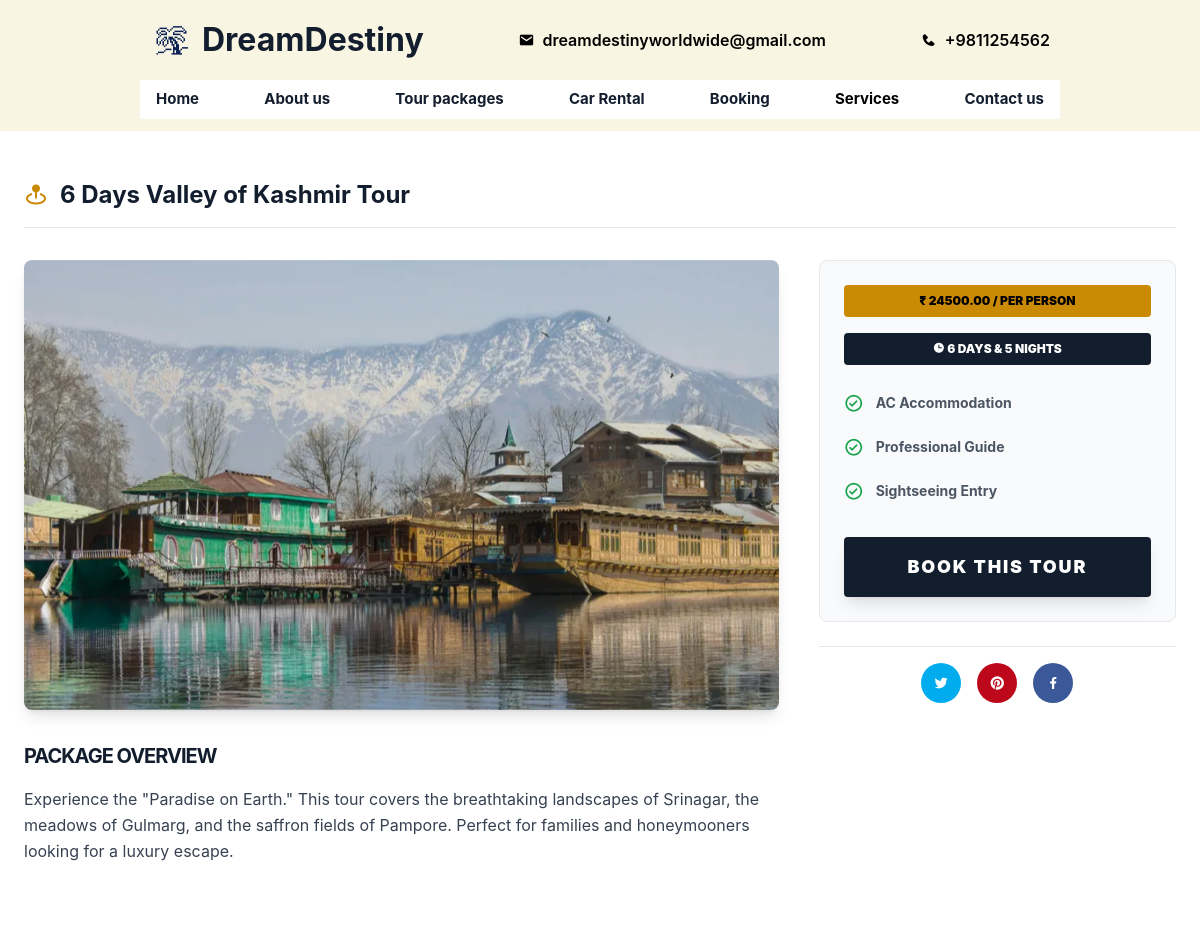
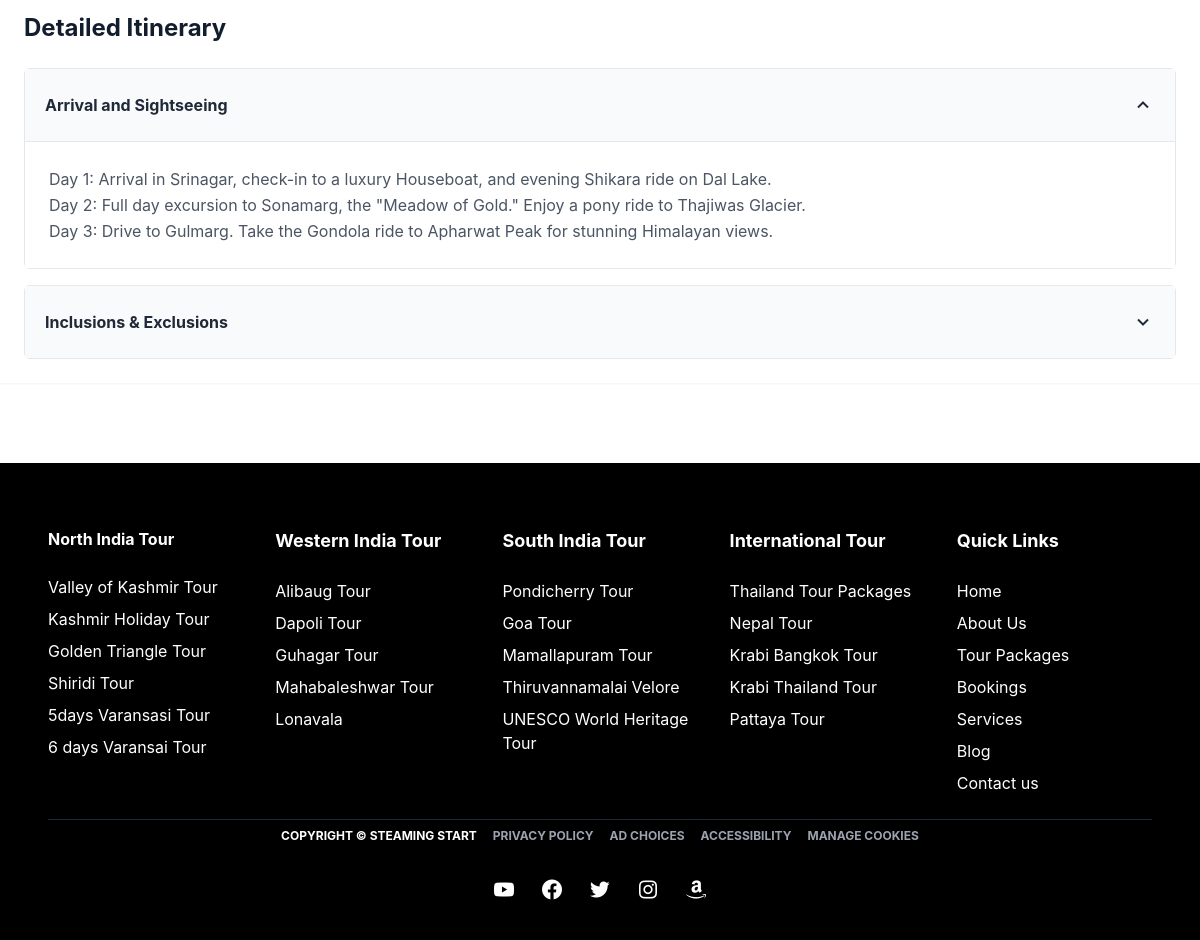
Screenshot of /tour/6-days-valley-of-kashmir-tour/ with the database file from the repository (2 pictures, top to bottom).
### travel/models.py (models this page shows, shortened)
class TourPackage(models.Model):
    title = models.CharField(max_length=200, help_text="e.g., Kashmir Holiday Tour")
    slug = models.SlugField(unique=True, help_text="URL-friendly name (e.g., kashmir-holiday-tour)")
    image = models.ImageField(upload_to='tours/')
    duration_days = models.IntegerField(help_text="Number of days")
    duration_nights = models.IntegerField(help_text="Number of nights")
    price = models.DecimalField(max_digits=10, decimal_places=2)
    overview = models.TextField()
    itinerary = models.TextField(help_text="Detailed day-by-day plan")
    inclusions = models.TextField(help_text="What is included (one per line)")
    exclusions = models.TextField(help_text="What is NOT included")
    is_active = models.BooleanField(default=True)
    created_at = models.DateTimeField(auto_now_add=True)

### travel/views.py (the view)
# urls.py: path('tour/<slug:slug>/', tour_detail, name='tour_detail'),
def tour_detail(request, slug):
    package = get_object_or_404(TourPackage, slug=slug)
    related_tours = TourPackage.objects.filter(is_active=True).exclude(id=package.id)[:4]
    return render(request, 'tour_detail.html', {
        'package': package,
        'related_tours': related_tours
    })

### travel/templates/tour_detail.html (shortened to what this page needs)
{% extends 'base.html' %}
{% block content %}
<link rel="stylesheet" href="https://cdn.jsdelivr.net/npm/swiper@11/swiper-bundle.min.css" />
<div class="max-w-7xl mx-auto p-6 bg-white shadow-sm mt-6 mb-20">
    <h1 class="border-b pb-4 mb-8 text-2xl font-bold flex items-center gap-3 text-[#121D2D]">
        <i class='bx bxs-map-pin text-[#ca8a04]'></i> {{ package.title }}
    </h1>
    <div class="grid grid-cols-1 lg:grid-cols-3 gap-10">
        <div class="lg:col-span-2">
            <div class="swiper tourSwiper rounded-lg shadow-lg mb-8">
                <div class="swiper-wrapper">
                    <div class="swiper-slide">
                        <img src="{{ package.image.url }}" class="w-full h-[450px] object-cover">
                    </div>
                    </div>
            </div>
            <div class="prose max-w-none text-gray-700 leading-relaxed mb-10">
                <h3 class="text-xl font-bold text-[#121D2D] mb-4 uppercase tracking-tighter">Package Overview</h3>
                <p>{{ package.overview }}</p>
            </div>
        </div>
        <div class="space-y-6">
            <div class="bg-gray-50 p-6 rounded-lg border border-gray-200">
                <div class="flex flex-col gap-4 mb-6">
                    <span class="bg-[#ca8a04] text-black px-4 py-2 font-black text-center rounded uppercase text-xs">
                        ₹ {{ package.price }} / Per Person
                    </span>
                    <span class="bg-[#121D2D] text-white px-4 py-2 font-black text-center rounded uppercase text-xs">
                        <i class='bx bxs-time'></i> {{ package.duration_days }} Days & {{ package.duration_nights }} Nights
                    </span>
                </div>
                <ul class="space-y-4 mb-8 text-sm font-bold text-gray-600">
                    <li class="flex items-center gap-3"><i class='bx bx-check-circle text-green-600 text-xl'></i> AC Accommodation</li>
                    <li class="flex items-center gap-3"><i class='bx bx-check-circle text-green-600 text-xl'></i> Professional Guide</li>
                    <li class="flex items-center gap-3"><i class='bx bx-check-circle text-green-600 text-xl'></i> Sightseeing Entry</li>
                </ul>
                <a href="{% url 'booking' %}" class="block bg-[#121D2D] text-white w-full py-4 rounded font-black text-center text-lg hover:bg-black transition shadow-lg uppercase tracking-widest">
                    Book This Tour
                </a>
            </div>
            <div class="flex justify-center gap-4 py-4 border-t">
                <div class="w-10 h-10 bg-[#00aced] rounded-full flex items-center justify-center text-white"><i class='bx bxl-twitter'></i></div>
                <div class="w-10 h-10 bg-[#bd081c] rounded-full flex items-center justify-center text-white"><i class='bx bxl-pinterest'></i></div>
                <div class="w-10 h-10 bg-[#3b5998] rounded-full flex items-center justify-center text-white"><i class='bx bxl-facebook'></i></div>
            </div>
        </div>
    </div>
    <div class="mt-12 space-y-4">
        <h3 class="text-2xl font-bold text-[#121D2D] mb-6">Detailed Itinerary</h3>
        <details class="group border rounded-md" open>
            <summary class="list-none p-5 font-bold text-gray-800 bg-gray-50 cursor-pointer flex justify-between items-center transition hover:bg-gray-100">
                <span>Arrival and Sightseeing</span>
                <span class="group-open:rotate-180 transition-transform"><i class='bx bx-chevron-down text-2xl'></i></span>
            </summary>
            <div class="p-6 text-gray-600 leading-relaxed border-t bg-white">
                {{ package.itinerary|linebreaks }}
            </div>
        </details>
        <details class="group border rounded-md">
            <summary class="list-none p-5 font-bold text-gray-800 bg-gray-50 cursor-pointer flex justify-between items-center transition hover:bg-gray-100">
                <span>Inclusions & Exclusions</span>
                <span class="group-open:rotate-180 transition-transform"><i class='bx bx-chevron-down text-2xl'></i></span>
            </summary>
        </details>
    </div>
</div>
{% endblock %}

### travel/templates/base.html (style rules this page uses)
* { margin: 0; padding: 0; box-sizing: border-box; font-family: "Inter","Rubik",sans-serif; }

### rows the page displays
TourPackage: title "6 Days Valley of Kashmir Tour", image (picture), overview "Experience the \"Paradise on Earth.\" This tour covers the breathtaking landscapes of Srinagar, the meadows of Gulmarg, and the saffron fields of Pampore. Perfect for families and honeymooners looking for a luxury escape.", price "24500.00", duration_days "6", duration_nights "5", itinerary "Day 1: Arrival in Srinagar, check-in to a luxury Houseboat, and evening Shikara ride on Dal Lake. Day 2: Full day excursion to Sonamarg, the \"Meadow of Gold.\" Enjoy a pony ride to Thajiwas Glacier. Day 3: Drive to Gulmarg. Take the Gondola ride to Apharwat Peak for stunning Himalayan views."
